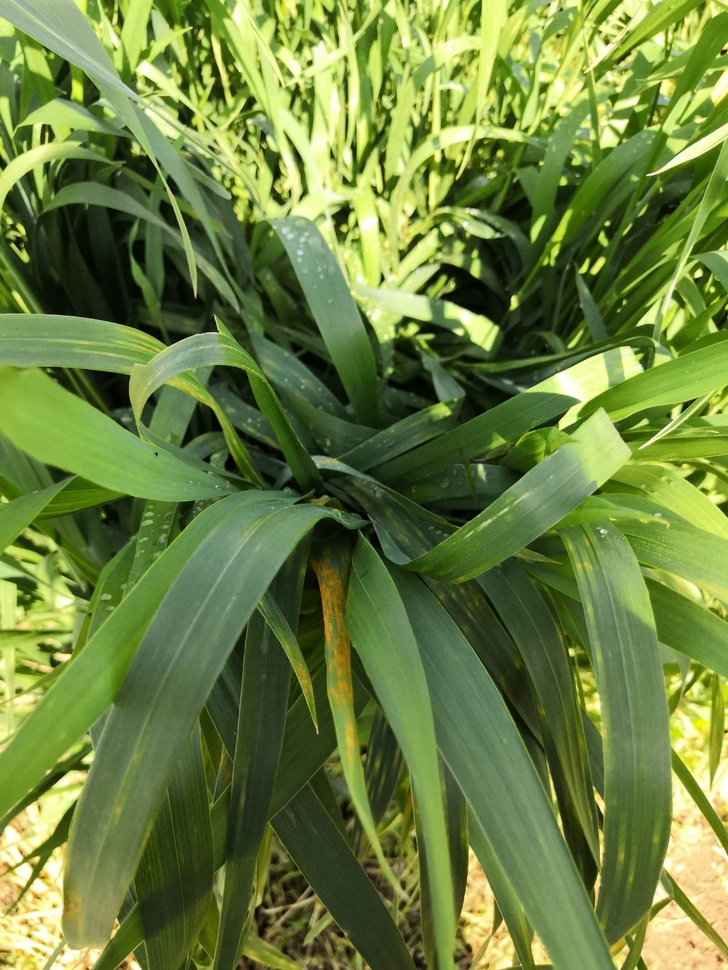
#> input picture maxflow_mincut/images/1.jpeg, 728 x 970 px, shrunk from 1200 x 1599 before the run
$ python 'efficeint graph based segmentation.py'
#> lines starting #> are read from the running program, lines starting #| are printed output that depends on the picture
import skimage.segmentation
from matplotlib import pyplot as plt


img = plt.imread('images/1.jpeg')
#> img is the input picture: shape (970, 728, 3); mean R, G, B 107.8, 129.8, 63.4
res2 = skimage.segmentation.felzenszwalb(img, scale=50)
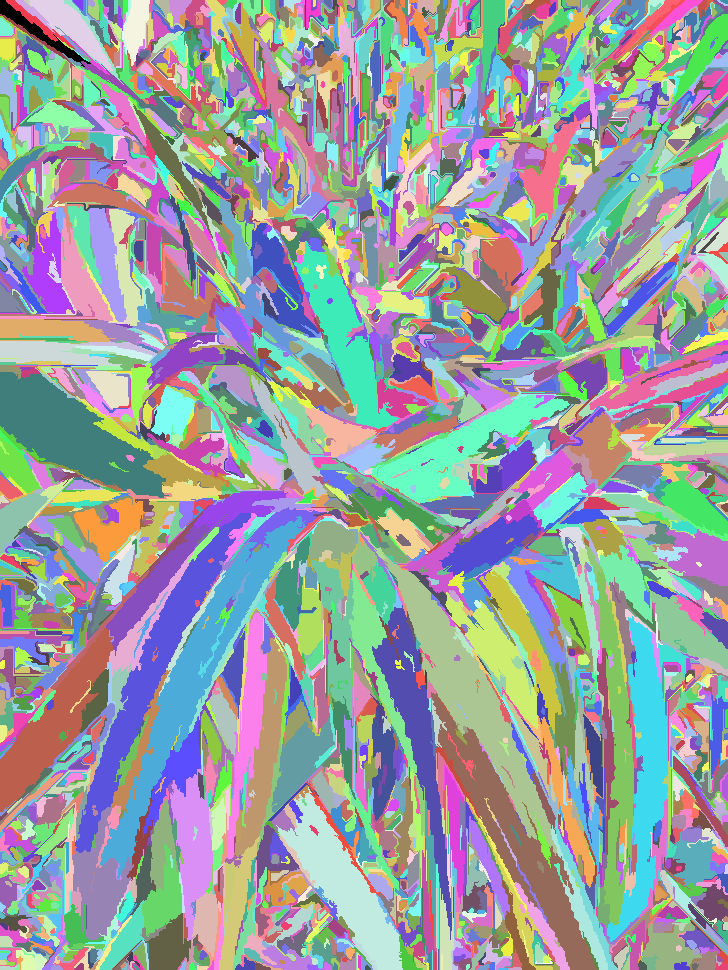
#> res2: shape (970, 728) int64; 4555 distinct labels, from 0 to 4554; one colour per label, 0 black
res3 = skimage.segmentation.felzenszwalb(img, scale=1000)
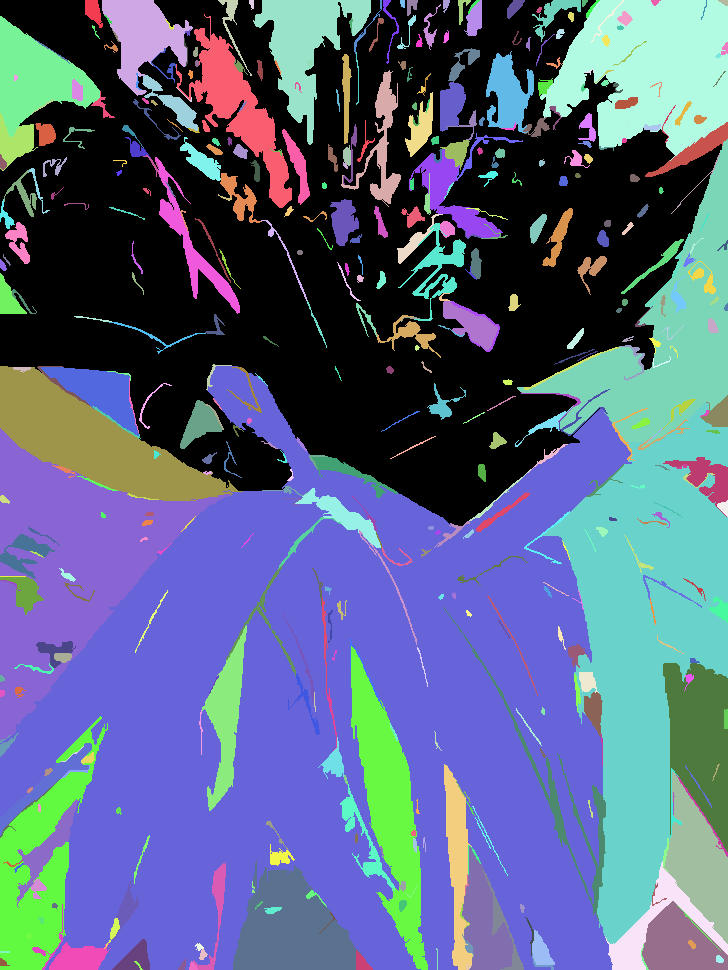
#> res3: shape (970, 728) int64; 489 distinct labels, from 0 to 488; one colour per label, 0 black
plt.imshow(res2)
plt.show()
plt.imshow(res3)
plt.show()

$ run again, with maxflow_mincut/images/baby.jpg copied over maxflow_mincut/images/1.jpeg
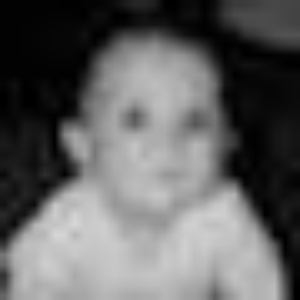
#> input picture maxflow_mincut/images/baby.jpg, 300 x 300 px
#> img is the input picture: shape (300, 300); min 0, max 214, mean 98
#> `res2 = skimage.segmentation.felzenszwalb(img, scale=50)`:
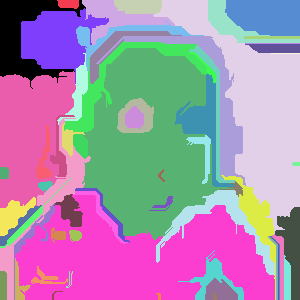
#> res2: shape (300, 300) int64; 64 distinct labels, from 0 to 63; one colour per label, 0 black
#> `res3 = skimage.segmentation.felzenszwalb(img, scale=1000)`:
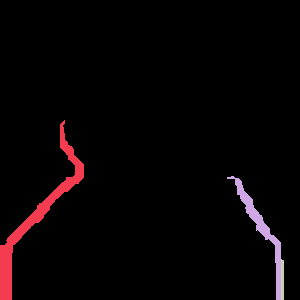
#> res3: shape (300, 300) int64; 4 distinct labels, from 0 to 3; one colour per label, 0 black
